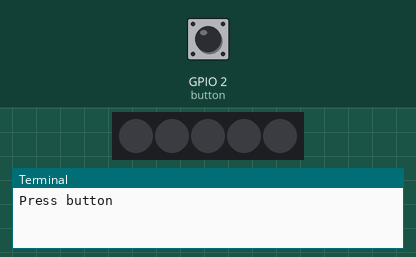
Bench run of a program on a simulated Raspberry Pi (BCM pin numbers). Shown: 5 RGB LEDs in strip order, left to right, the last lines printed to the terminal. The inputs (shaded band) are chosen by the test bench; at power-on: GPIO 2 (button) HIGH.

Above: at 1.2 s.
1.3 s: GPIO 2 (button) pulled LOW for 0.15 s
At 2.3 s:
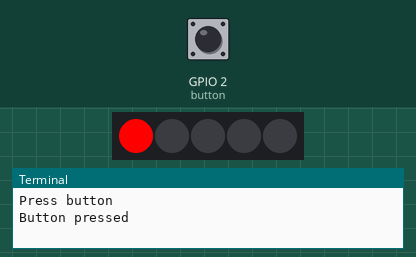
At 6.6 s:
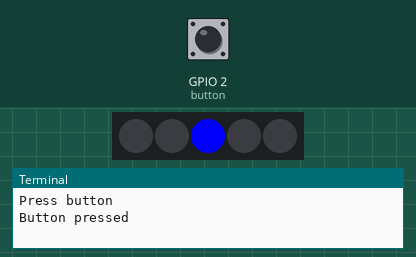
7.4 s: GPIO 2 (button) pulled LOW for 1 s
At 9.7 s:
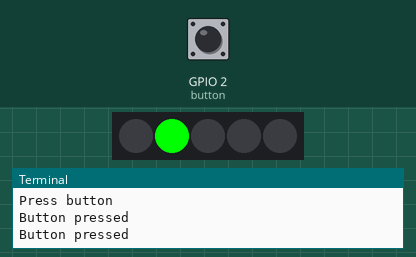
Timing chart, 0 to 14.9 s (numbered marks = the images above; inputs shaded):
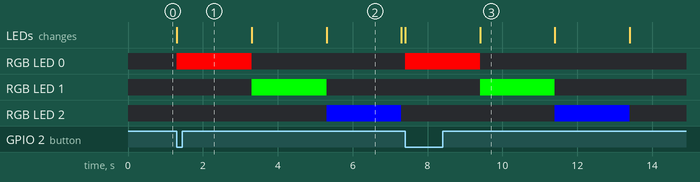

The program:

Luz_test.py
```python
# import os
# from gpiozero import LED, Button
# from signal import pause
#
# print(os.path.abspath(__file__))
#
#
# def say_hello():
#     print("Hello")
#
#
# led = LED(18)
# button = Button(2)
# print("Press button")
# button.when_pressed = say_hello
# button.when_pressed = led.on()
# button.when_released = led.off()
# pause()


from gpiozero import Button

from signal import pause

import board

import neopixel

import time


def lights():
    print("Button pressed")

    # red

    pixels[0] = (255, 0, 0)

    time.sleep(2)

    pixels[0] = (0, 0, 0)

    # green

    pixels[1] = (0, 255, 0)

    time.sleep(2)

    pixels[1] = (0, 0, 0)

    # blue

    pixels[2] = (0, 0, 255)

    time.sleep(2)

    pixels[2] = (0, 0, 0)


pixels = neopixel.NeoPixel(board.D18, 5)

button = Button(2)

print("Press button")

button.when_pressed = lights

pause()
```

Measured:
- after the input at 1.3 s, RGB LED 0: off → RGB(255, 0, 0) at once, → off 2.0 s later; RGB LED 1: off → RGB(0, 255, 0) after 2.0 s, → off 2.0 s later; RGB LED 2: off → RGB(0, 0, 255) after 4.0 s, → off 2.0 s later; the LEDs: change at once (image 1)
- after the input at 7.4 s, RGB LED 0: off → RGB(255, 0, 0) at once, → off 2.0 s later; RGB LED 1: off → RGB(0, 255, 0) after 2.0 s, → off 2.0 s later; RGB LED 2: off → RGB(0, 0, 255) after 4.0 s, → off 2.0 s later; the LEDs: first change at once (image 3 shows a later state)
- what the display in image 2 shows lasts 2.0 s, from 5.3 s to 7.3 s
